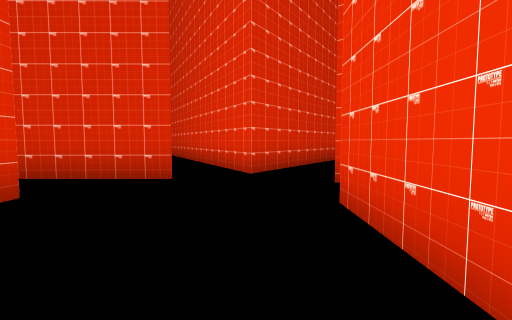
view 1 (above)

17 first-person views from a walk through a scene from a Unity 3-D project. The camera is 1.3 m above the floor, tilts 4° down and sees 85° across. The floor is counted in squares, 2 m on a side. Each view is taken from the middle of a square. On the plan, view 1 faces up. The plan holds only what a view shows up to about 9 squares ahead; the rest is blank. The place goes on beyond the plan. The player character is not drawn. Door leaves are left out, so doorways stand open.

view 2
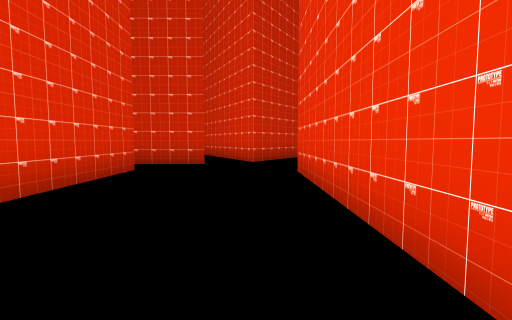

view 3
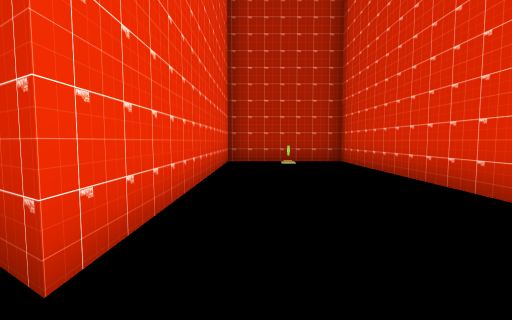

view 4
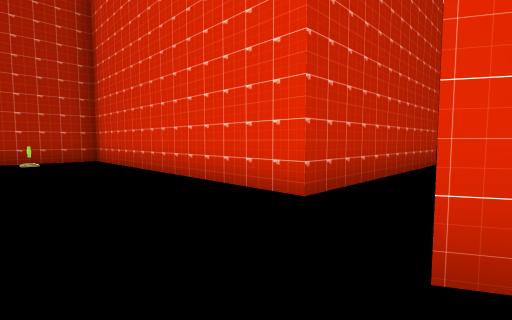

view 5
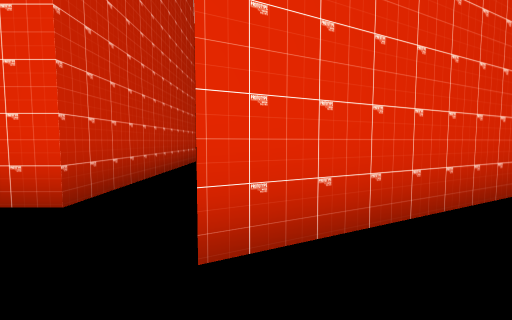

view 6
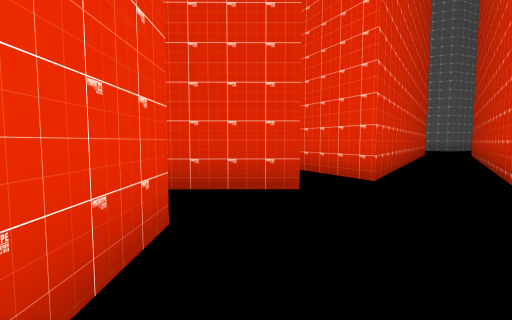

view 7
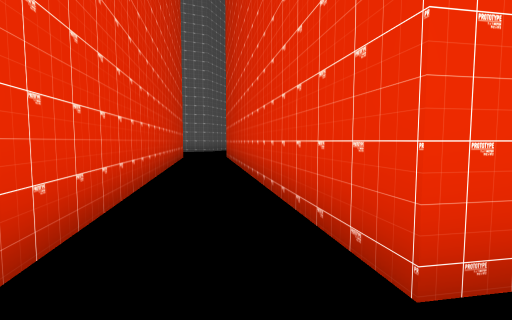

view 8
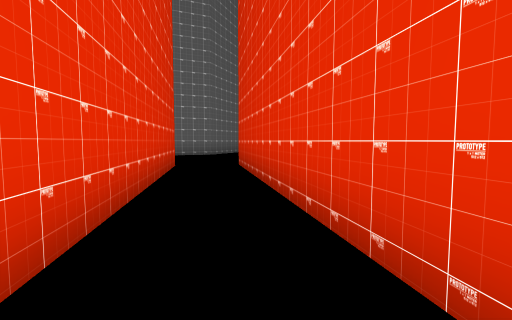

view 9
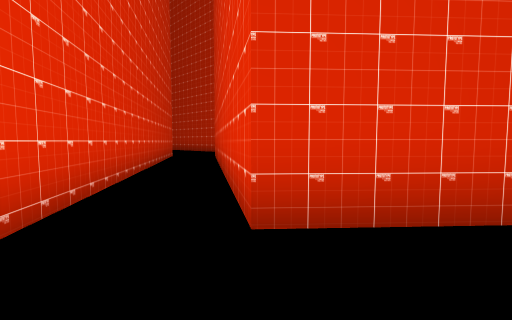

view 10
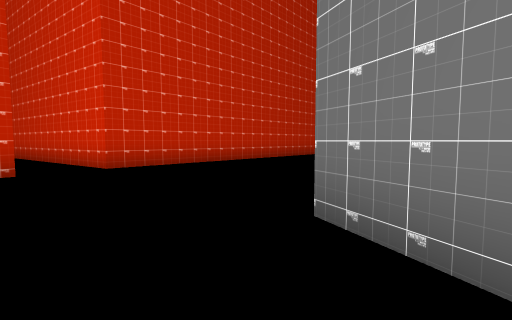

view 11
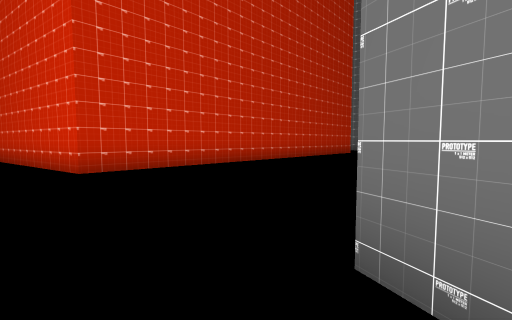

view 12
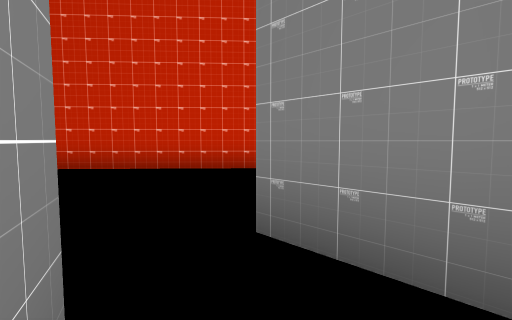

view 13
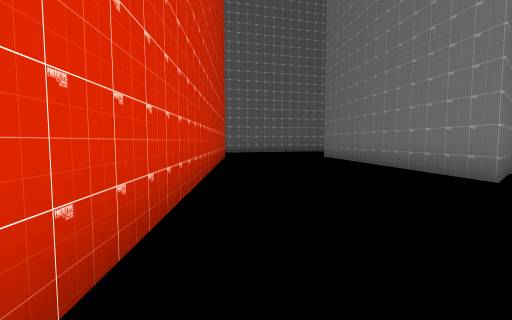

view 14
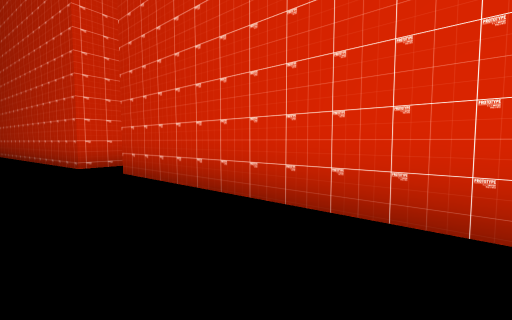

view 15
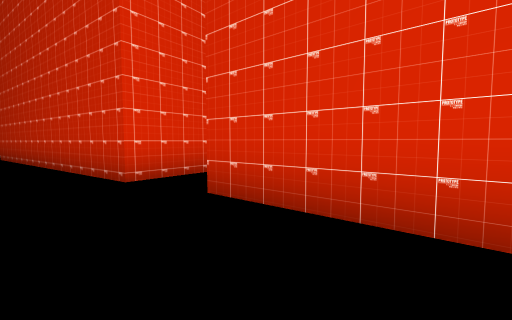

view 16
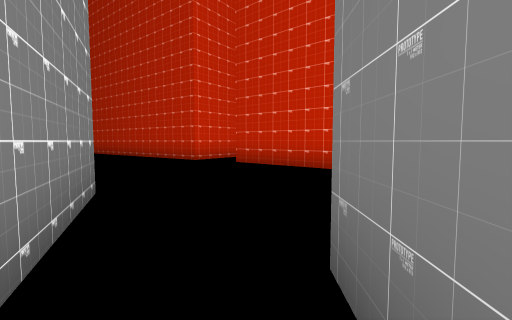

view 17
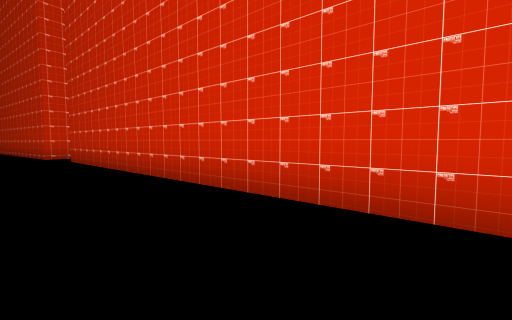

### Floor plan
Points are (right, up) in squares from view 1. A wall is a line through its corners. A room is listed if a view was taken in it or the views show most of it. See-through windows are left out.
Room 1 (views 1, 2, 3, 4, 5, 6, 7, 8)
walls: (1.7, 4) (1.2, 4.3) (3, 7); (-2.9, 7.5) (-1.4, 4.7) (-4.1, 4.7); (1.5, 7.7) (-0.1, 5.4) (-1.4, 8); (-8.7, 3.1) (-2.7, 3.1) (-2.7, -4.7) (0.9, -4.7) (0.9, 2.9) (1.4, 2.6)
Room 2 (views 9, 10, 11, 13, 14, 15, 17)
walls: (7, 12.7) (13.2, 7.9); (7, 18.6) (5.9, 21.2); (11, 18.1) (9.6, 17.5); (4.6, 20.6) (0.8, 23.6); (-2.1, 20.6) (5.6, 13.6)
Room 3 (views 12, 16)
walls: (4.7, 22.3) (4.6, 20.6); (5.9, 21.2) (6, 21.6)

Where each view was taken, in squares from view 1:
view 1: 0 up, 0 right, facing up
view 2: 3 down, 0 right, facing up
view 3: 4 up, 0 right, facing down
view 4: 5 up, 0 right, facing down-left
view 5: 5 up, 0 right, facing left
view 6: 1 up, 2 left, facing up
view 7: 4 up, 0 right, facing up-right
view 8: 7 up, 2 right, facing up-right
view 9: 15 up, 7 right, facing down-left
view 10: 17 up, 12 right, facing left
view 11: 17 up, 11 right, facing left
view 12: 22 up, 6 right, facing down-left
view 13: 15 up, 5 right, facing up-left
view 14: 19 up, 3 right, facing down
view 15: 17 up, 5 right, facing down
view 16: 22 up, 5 right, facing down
view 17: 22 up, 0 right, facing down
